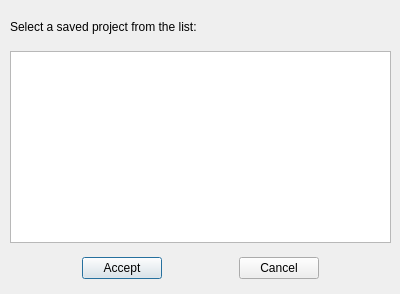
<?xml version="1.0" encoding="UTF-8"?>
<ui version="4.0">
 <class>loadProject</class>
 <widget class="QDialog" name="loadProject">
  <property name="geometry">
   <rect>
    <x>0</x>
    <y>0</y>
    <width>400</width>
    <height>294</height>
   </rect>
  </property>
  <property name="windowTitle">
   <string>Dialog</string>
  </property>
  <widget class="QWidget" name="verticalLayoutWidget">
   <property name="geometry">
    <rect>
     <x>10</x>
     <y>9</y>
     <width>381</width>
     <height>281</height>
    </rect>
   </property>
   <layout class="QVBoxLayout" name="verticalLayout">
    <item>
     <widget class="QLabel" name="label">
      <property name="sizePolicy">
       <sizepolicy hsizetype="Preferred" vsizetype="Maximum">
        <horstretch>0</horstretch>
        <verstretch>0</verstretch>
       </sizepolicy>
      </property>
      <property name="maximumSize">
       <size>
        <width>200</width>
        <height>20</height>
       </size>
      </property>
      <property name="text">
       <string>Select a saved project from the list:</string>
      </property>
     </widget>
    </item>
    <item>
     <widget class="QTableWidget" name="tableProjects">
      <property name="sizePolicy">
       <sizepolicy hsizetype="Expanding" vsizetype="Fixed">
        <horstretch>0</horstretch>
        <verstretch>0</verstretch>
       </sizepolicy>
      </property>
      <property name="minimumSize">
       <size>
        <width>150</width>
        <height>20</height>
       </size>
      </property>
      <property name="selectionBehavior">
       <enum>QAbstractItemView::SelectItems</enum>
      </property>
     </widget>
    </item>
    <item>
     <layout class="QHBoxLayout" name="horizontalLayout">
      <item>
       <spacer name="horizontalSpacer">
        <property name="orientation">
         <enum>Qt::Horizontal</enum>
        </property>
        <property name="sizeHint" stdset="0">
         <size>
          <width>40</width>
          <height>20</height>
         </size>
        </property>
       </spacer>
      </item>
      <item>
       <widget class="QPushButton" name="AcceptLoadButton">
        <property name="text">
         <string>Accept</string>
        </property>
       </widget>
      </item>
      <item>
       <spacer name="horizontalSpacer_2">
        <property name="orientation">
         <enum>Qt::Horizontal</enum>
        </property>
        <property name="sizeHint" stdset="0">
         <size>
          <width>40</width>
          <height>20</height>
         </size>
        </property>
       </spacer>
      </item>
      <item>
       <widget class="QPushButton" name="CancelLoadButton">
        <property name="text">
         <string>Cancel</string>
        </property>
       </widget>
      </item>
      <item>
       <spacer name="horizontalSpacer_3">
        <property name="orientation">
         <enum>Qt::Horizontal</enum>
        </property>
        <property name="sizeHint" stdset="0">
         <size>
          <width>40</width>
          <height>20</height>
         </size>
        </property>
       </spacer>
      </item>
     </layout>
    </item>
   </layout>
  </widget>
 </widget>
 <resources/>
 <connections/>
</ui>
